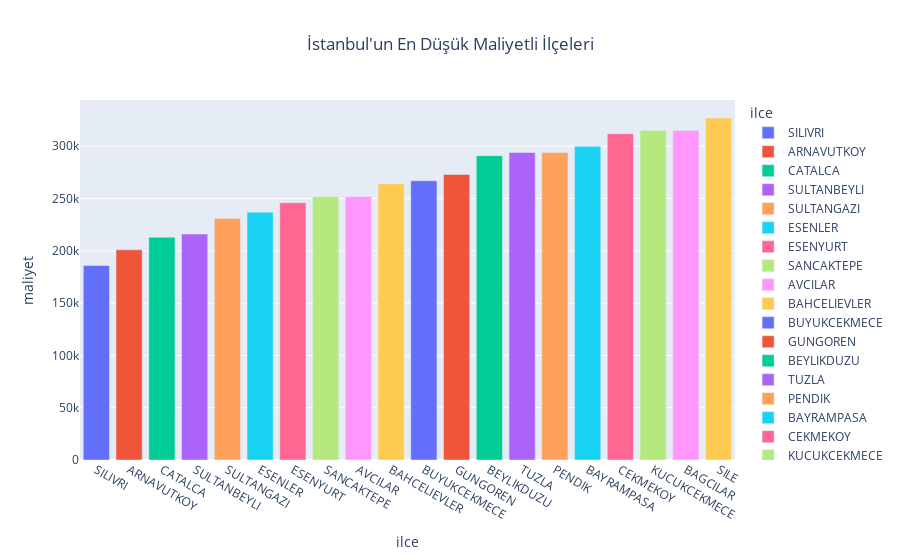

Notebook cell for this chart:
### Code cell
fig = px.bar(maaliyet.groupby('ilce')['maliyet'].mean().reset_index().sort_values('maliyet', ascending=True).head(20), x='ilce', y='maliyet', color='ilce', title='İstanbul\'un En Düşük Maliyetli İlçeleri')
fig.update_layout(title_x=0.5)
fig.show()

### Figure 1 — Plotly figure (JSON) as saved in the notebook; plotly's stock layout.template omitted (floating-point values rounded to 4 significant figures)
{"data": [{"alignmentgroup": "True", "hovertemplate": "ilce=%{x}<br>maliyet=%{y}<extra></extra>", "legendgroup": "SILIVRI", "marker": {"color": "#636efa", "pattern": {"shape": ""}}, "name": "SILIVRI", "offsetgroup": "SILIVRI", "orientation": "v", "showlegend": true, "textposition": "auto", "type": "bar", "x": ["SILIVRI"], "xaxis": "x", "y": [186000], "yaxis": "y"}, {"alignmentgroup": "True", "hovertemplate": "ilce=%{x}<br>maliyet=%{y}<extra></extra>", "legendgroup": "ARNAVUTKOY", "marker": {"color": "#EF553B", "pattern": {"shape": ""}}, "name": "ARNAVUTKOY", "offsetgroup": "ARNAVUTKOY", "orientation": "v", "showlegend": true, "textposition": "auto", "type": "bar", "x": ["ARNAVUTKOY"], "xaxis": "x", "y": [201000], "yaxis": "y"}, {"alignmentgroup": "True", "hovertemplate": "ilce=%{x}<br>maliyet=%{y}<extra></extra>", "legendgroup": "CATALCA", "marker": {"color": "#00cc96", "pattern": {"shape": ""}}, "name": "CATALCA", "offsetgroup": "CATALCA", "orientation": "v", "showlegend": true, "textposition": "auto", "type": "bar", "x": ["CATALCA"], "xaxis": "x", "y": [213000], "yaxis": "y"}, {"alignmentgroup": "True", "hovertemplate": "ilce=%{x}<br>maliyet=%{y}<extra></extra>", "legendgroup": "SULTANBEYLI", "marker": {"color": "#ab63fa", "pattern": {"shape": ""}}, "name": "SULTANBEYLI", "offsetgroup": "SULTANBEYLI", "orientation": "v", "showlegend": true, "textposition": "auto", "type": "bar", "x": ["SULTANBEYLI"], "xaxis": "x", "y": [216000], "yaxis": "y"}, {"alignmentgroup": "True", "hovertemplate": "ilce=%{x}<br>maliyet=%{y}<extra></extra>", "legendgroup": "SULTANGAZI", "marker": {"color": "#FFA15A", "pattern": {"shape": ""}}, "name": "SULTANGAZI", "offsetgroup": "SULTANGAZI", "orientation": "v", "showlegend": true, "textposition": "auto", "type": "bar", "x": ["SULTANGAZI"], "xaxis": "x", "y": [231000], "yaxis": "y"}, {"alignmentgroup": "True", "hovertemplate": "ilce=%{x}<br>maliyet=%{y}<extra></extra>", "legendgroup": "ESENLER", "marker": {"color": "#19d3f3", "pattern": {"shape": ""}}, "name": "ESENLER", "offsetgroup": "ESENLER", "orientation": "v", "showlegend": true, "textposition": "auto", "type": "bar", "x": ["ESENLER"], "xaxis": "x", "y": [237000], "yaxis": "y"}, {"alignmentgroup": "True", "hovertemplate": "ilce=%{x}<br>maliyet=%{y}<extra></extra>", "legendgroup": "ESENYURT", "marker": {"color": "#FF6692", "pattern": {"shape": ""}}, "name": "ESENYURT", "offsetgroup": "ESENYURT", "orientation": "v", "showlegend": true, "textposition": "auto", "type": "bar", "x": ["ESENYURT"], "xaxis": "x", "y": [246000], "yaxis": "y"}, {"alignmentgroup": "True", "hovertemplate": "ilce=%{x}<br>maliyet=%{y}<extra></extra>", "legendgroup": "SANCAKTEPE", "marker": {"color": "#B6E880", "pattern": {"shape": ""}}, "name": "SANCAKTEPE", "offsetgroup": "SANCAKTEPE", "orientation": "v", "showlegend": true, "textposition": "auto", "type": "bar", "x": ["SANCAKTEPE"], "xaxis": "x", "y": [252000], "yaxis": "y"}, {"alignmentgroup": "True", "hovertemplate": "ilce=%{x}<br>maliyet=%{y}<extra></extra>", "legendgroup": "AVCILAR", "marker": {"color": "#FF97FF", "pattern": {"shape": ""}}, "name": "AVCILAR", "offsetgroup": "AVCILAR", "orientation": "v", "showlegend": true, "textposition": "auto", "type": "bar", "x": ["AVCILAR"], "xaxis": "x", "y": [252000], "yaxis": "y"}, {"alignmentgroup": "True", "hovertemplate": "ilce=%{x}<br>maliyet=%{y}<extra></extra>", "legendgroup": "BAHCELIEVLER", "marker": {"color": "#FECB52", "pattern": {"shape": ""}}, "name": "BAHCELIEVLER", "offsetgroup": "BAHCELIEVLER", "orientation": "v", "showlegend": true, "textposition": "auto", "type": "bar", "x": ["BAHCELIEVLER"], "xaxis": "x", "y": [264000], "yaxis": "y"}, {"alignmentgroup": "True", "hovertemplate": "ilce=%{x}<br>maliyet=%{y}<extra></extra>", "legendgroup": "BUYUKCEKMECE", "marker": {"color": "#636efa", "pattern": {"shape": ""}}, "name": "BUYUKCEKMECE", "offsetgroup": "BUYUKCEKMECE", "orientation": "v", "showlegend": true, "textposition": "auto", "type": "bar", "x": ["BUYUKCEKMECE"], "xaxis": "x", "y": [267000], "yaxis": "y"}, {"alignmentgroup": "True", "hovertemplate": "ilce=%{x}<br>maliyet=%{y}<extra></extra>", "legendgroup": "GUNGOREN", "marker": {"color": "#EF553B", "pattern": {"shape": ""}}, "name": "GUNGOREN", "offsetgroup": "GUNGOREN", "orientation": "v", "showlegend": true, "textposition": "auto", "type": "bar", "x": ["GUNGOREN"], "xaxis": "x", "y": [273000], "yaxis": "y"}, {"alignmentgroup": "True", "hovertemplate": "ilce=%{x}<br>maliyet=%{y}<extra></extra>", "legendgroup": "BEYLIKDUZU", "marker": {"color": "#00cc96", "pattern": {"shape": ""}}, "name": "BEYLIKDUZU", "offsetgroup": "BEYLIKDUZU", "orientation": "v", "showlegend": true, "textposition": "auto", "type": "bar", "x": ["BEYLIKDUZU"], "xaxis": "x", "y": [291000], "yaxis": "y"}, {"alignmentgroup": "True", "hovertemplate": "ilce=%{x}<br>maliyet=%{y}<extra></extra>", "legendgroup": "TUZLA", "marker": {"color": "#ab63fa", "pattern": {"shape": ""}}, "name": "TUZLA", "offsetgroup": "TUZLA", "orientation": "v", "showlegend": true, "textposition": "auto", "type": "bar", "x": ["TUZLA"], "xaxis": "x", "y": [294000], "yaxis": "y"}, {"alignmentgroup": "True", "hovertemplate": "ilce=%{x}<br>maliyet=%{y}<extra></extra>", "legendgroup": "PENDIK", "marker": {"color": "#FFA15A", "pattern": {"shape": ""}}, "name": "PENDIK", "offsetgroup": "PENDIK", "orientation": "v", "showlegend": true, "textposition": "auto", "type": "bar", "x": ["PENDIK"], "xaxis": "x", "y": [294000], "yaxis": "y"}, {"alignmentgroup": "True", "hovertemplate": "ilce=%{x}<br>maliyet=%{y}<extra></extra>", "legendgroup": "BAYRAMPASA", "marker": {"color": "#19d3f3", "pattern": {"shape": ""}}, "name": "BAYRAMPASA", "offsetgroup": "BAYRAMPASA", "orientation": "v", "showlegend": true, "textposition": "auto", "type": "bar", "x": ["BAYRAMPASA"], "xaxis": "x", "y": [300000], "yaxis": "y"}, {"alignmentgroup": "True", "hovertemplate": "ilce=%{x}<br>maliyet=%{y}<extra></extra>", "legendgroup": "CEKMEKOY", "marker": {"color": "#FF6692", "pattern": {"shape": ""}}, "name": "CEKMEKOY", "offsetgroup": "CEKMEKOY", "orientation": "v", "showlegend": true, "textposition": "auto", "type": "bar", "x": ["CEKMEKOY"], "xaxis": "x", "y": [312000], "yaxis": "y"}, {"alignmentgroup": "True", "hovertemplate": "ilce=%{x}<br>maliyet=%{y}<extra></extra>", "legendgroup": "KUCUKCEKMECE", "marker": {"color": "#B6E880", "pattern": {"shape": ""}}, "name": "KUCUKCEKMECE", "offsetgroup": "KUCUKCEKMECE", "orientation": "v", "showlegend": true, "textposition": "auto", "type": "bar", "x": ["KUCUKCEKMECE"], "xaxis": "x", "y": [315000], "yaxis": "y"}, {"alignmentgroup": "True", "hovertemplate": "ilce=%{x}<br>maliyet=%{y}<extra></extra>", "legendgroup": "BAGCILAR", "marker": {"color": "#FF97FF", "pattern": {"shape": ""}}, "name": "BAGCILAR", "offsetgroup": "BAGCILAR", "orientation": "v", "showlegend": true, "textposition": "auto", "type": "bar", "x": ["BAGCILAR"], "xaxis": "x", "y": [315000], "yaxis": "y"}, {"alignmentgroup": "True", "hovertemplate": "ilce=%{x}<br>maliyet=%{y}<extra></extra>", "legendgroup": "SILE", "marker": {"color": "#FECB52", "pattern": {"shape": ""}}, "name": "SILE", "offsetgroup": "SILE", "orientation": "v", "showlegend": true, "textposition": "auto", "type": "bar", "x": ["SILE"], "xaxis": "x", "y": [327000], "yaxis": "y"}], "layout": {"barmode": "relative", "legend": {"title": {"text": "ilce"}, "tracegroupgap": 0}, "title": {"text": "İstanbul'un En Düşük Maliyetli İlçeleri", "x": 0.5}, "xaxis": {"anchor": "y", "categoryarray": ["SILIVRI", "ARNAVUTKOY", "CATALCA", "SULTANBEYLI", "SULTANGAZI", "ESENLER", "ESENYURT", "SANCAKTEPE", "AVCILAR", "BAHCELIEVLER", "BUYUKCEKMECE", "GUNGOREN", "BEYLIKDUZU", "TUZLA", "PENDIK", "BAYRAMPASA", "CEKMEKOY", "KUCUKCEKMECE", "BAGCILAR", "SILE"], "categoryorder": "array", "domain": [0, 1], "title": {"text": "ilce"}}, "yaxis": {"anchor": "x", "domain": [0, 1], "title": {"text": "maliyet"}}}}
